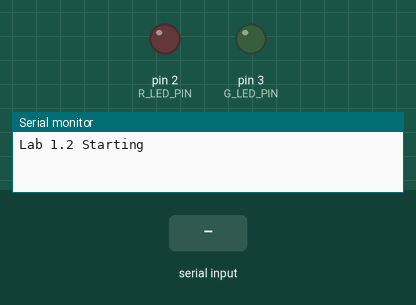
The sketch below on a simulated Arduino Uno, built with avr-gcc and run on an emulated ATmega328P. Parts: output pins drawn as LEDs (lit = HIGH), the last lines printed to the serial monitor. Inputs (shaded band) come from the test bench.

Above: at 1.2 s.
1.3 s: "R" received over Serial
At 2.0 s:
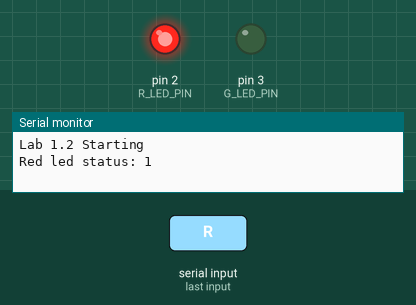
4.3 s: "G" received over Serial
At 5.5 s:
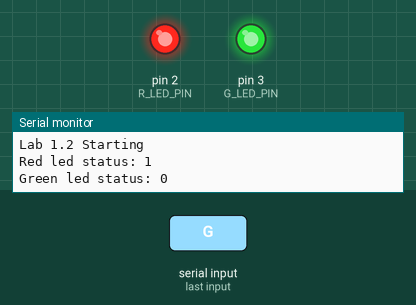
7.3 s: "1" received over Serial
At 12.4 s:
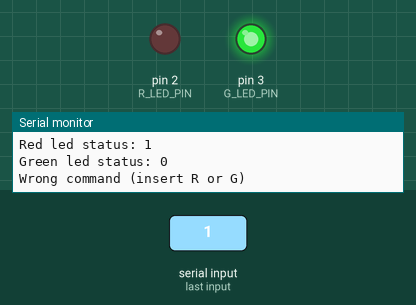
Timing chart, 0 to 15.0 s (numbered marks = the images above; inputs shaded):
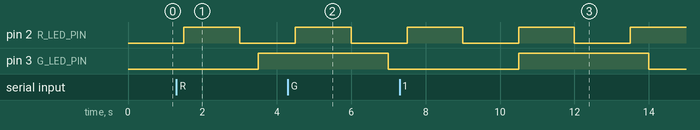

The sketch:

ex02-2.ino
```cpp
#include <Scheduler.h>

#define R_LED_PIN 2
#define G_LED_PIN 3

const long R_HALF_PERIOD = 1500L;
const long G_HALF_PERIOD = 3500L;

volatile int r_led_status = LOW;
volatile int g_led_status = LOW;

void setup() {
  Serial.begin(9600);
  while (!Serial);
  Serial.println("Lab 1.2 Starting");

  pinMode(R_LED_PIN, OUTPUT);
  pinMode(G_LED_PIN, OUTPUT);

  Scheduler.startLoop(loopR);
  Scheduler.startLoop(loopG);
}

void loop() {
  if (Serial.available() > 0)
    serial_print_status();
  yield();
}


void serial_print_status() {
  int in_byte = Serial.read();

  switch (in_byte) {
    case 'R':
      Serial.print("Red led status: ");
      Serial.println(r_led_status);
      break;

    case 'G':
      Serial.print("Green led status: ");
      Serial.println(g_led_status);
      break;

    default:
      Serial.println("Wrong command (insert R or G)");
      break;
  }
}


void loopR() {
  digitalWrite(R_LED_PIN, r_led_status);
  r_led_status = !r_led_status;
  delay(R_HALF_PERIOD);
}


void loopG() {
  digitalWrite(G_LED_PIN, g_led_status);
  g_led_status = !g_led_status;
  delay(G_HALF_PERIOD);
}
```

Measured:
- by itself, pin 2 (R_LED_PIN): alternates HIGH for 1.5 s and LOW for 1.5 s
